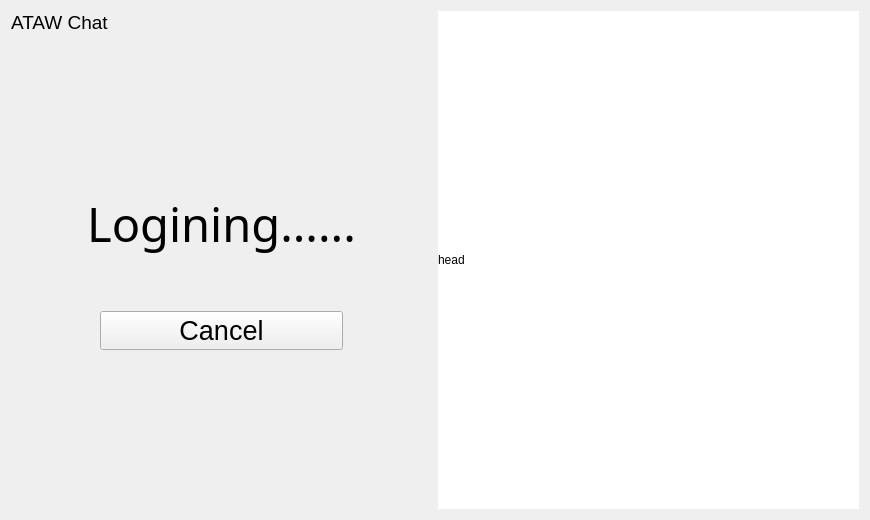
<?xml version="1.0" encoding="UTF-8"?>
<ui version="4.0">
 <class>Page_Login_Logining</class>
 <widget class="QWidget" name="Page_Login_Logining">
  <property name="geometry">
   <rect>
    <x>0</x>
    <y>0</y>
    <width>870</width>
    <height>520</height>
   </rect>
  </property>
  <property name="minimumSize">
   <size>
    <width>870</width>
    <height>520</height>
   </size>
  </property>
  <property name="windowTitle">
   <string>Form</string>
  </property>
  <layout class="QGridLayout" name="gridLayout">
   <item row="4" column="0">
    <widget class="QWidget" name="widget" native="true">
     <layout class="QGridLayout" name="gridLayout_2">
      <item row="0" column="1">
       <widget class="QPushButton" name="btn_cancel">
        <property name="font">
         <font>
          <pointsize>20</pointsize>
         </font>
        </property>
        <property name="text">
         <string>Cancel</string>
        </property>
       </widget>
      </item>
      <item row="0" column="0">
       <spacer name="horizontalSpacer">
        <property name="orientation">
         <enum>Qt::Horizontal</enum>
        </property>
        <property name="sizeType">
         <enum>QSizePolicy::Maximum</enum>
        </property>
        <property name="sizeHint" stdset="0">
         <size>
          <width>80</width>
          <height>20</height>
         </size>
        </property>
       </spacer>
      </item>
      <item row="0" column="2">
       <spacer name="horizontalSpacer_2">
        <property name="orientation">
         <enum>Qt::Horizontal</enum>
        </property>
        <property name="sizeType">
         <enum>QSizePolicy::Maximum</enum>
        </property>
        <property name="sizeHint" stdset="0">
         <size>
          <width>80</width>
          <height>20</height>
         </size>
        </property>
       </spacer>
      </item>
     </layout>
    </widget>
   </item>
   <item row="1" column="0">
    <spacer name="verticalSpacer_3">
     <property name="orientation">
      <enum>Qt::Vertical</enum>
     </property>
     <property name="sizeHint" stdset="0">
      <size>
       <width>20</width>
       <height>40</height>
      </size>
     </property>
    </spacer>
   </item>
   <item row="0" column="0">
    <widget class="QLabel" name="label_2">
     <property name="font">
      <font>
       <pointsize>14</pointsize>
      </font>
     </property>
     <property name="text">
      <string>ATAW Chat</string>
     </property>
    </widget>
   </item>
   <item row="0" column="1" rowspan="6">
    <widget class="QLabel" name="lb_head">
     <property name="styleSheet">
      <string notr="true">background-color: rgb(255, 255, 255);</string>
     </property>
     <property name="text">
      <string>head</string>
     </property>
    </widget>
   </item>
   <item row="5" column="0">
    <spacer name="verticalSpacer">
     <property name="orientation">
      <enum>Qt::Vertical</enum>
     </property>
     <property name="sizeHint" stdset="0">
      <size>
       <width>20</width>
       <height>40</height>
      </size>
     </property>
    </spacer>
   </item>
   <item row="2" column="0">
    <widget class="QLabel" name="lb_logining">
     <property name="font">
      <font>
       <family>Abadi MT</family>
       <pointsize>35</pointsize>
      </font>
     </property>
     <property name="text">
      <string>Logining......</string>
     </property>
     <property name="alignment">
      <set>Qt::AlignCenter</set>
     </property>
    </widget>
   </item>
   <item row="3" column="0">
    <spacer name="verticalSpacer_2">
     <property name="orientation">
      <enum>Qt::Vertical</enum>
     </property>
     <property name="sizeType">
      <enum>QSizePolicy::Minimum</enum>
     </property>
     <property name="sizeHint" stdset="0">
      <size>
       <width>20</width>
       <height>40</height>
      </size>
     </property>
    </spacer>
   </item>
  </layout>
 </widget>
 <resources/>
 <connections/>
</ui>
